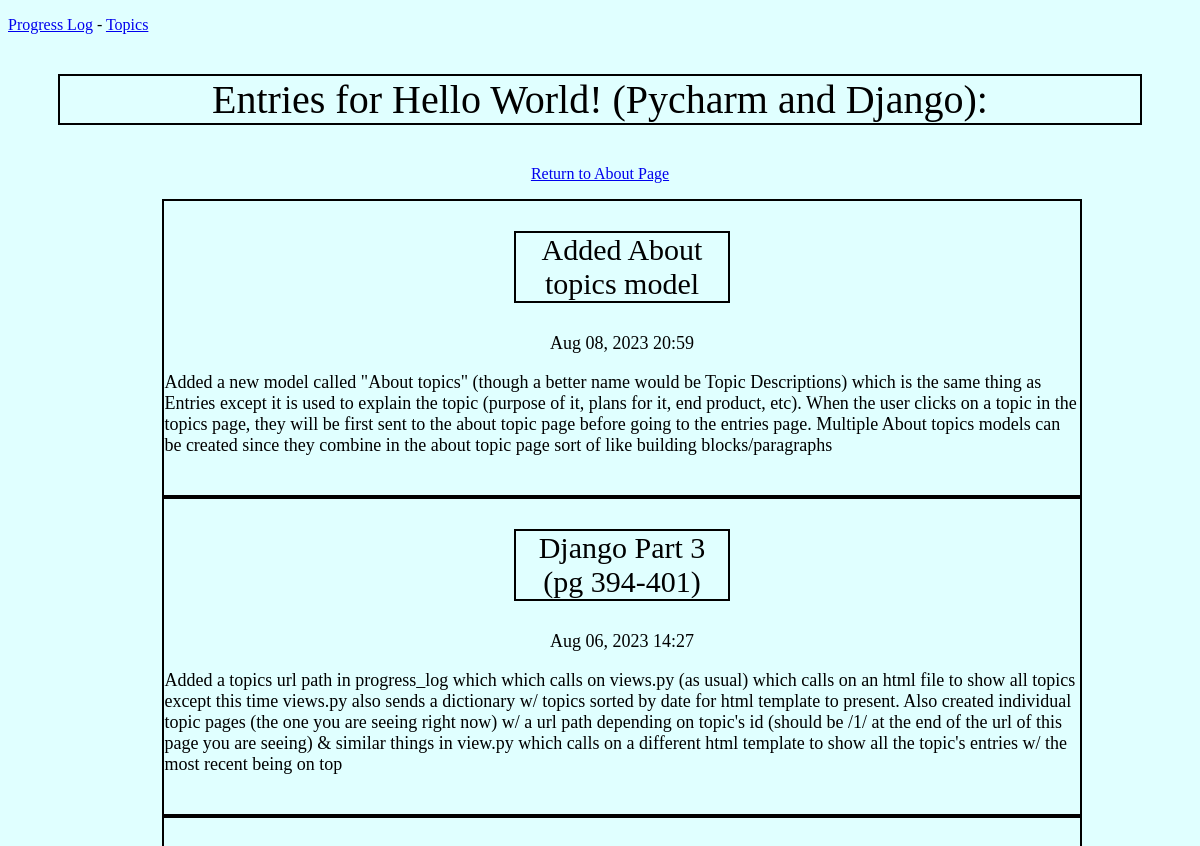
The page /topics/1/ (upper part) on the database as committed earlier.
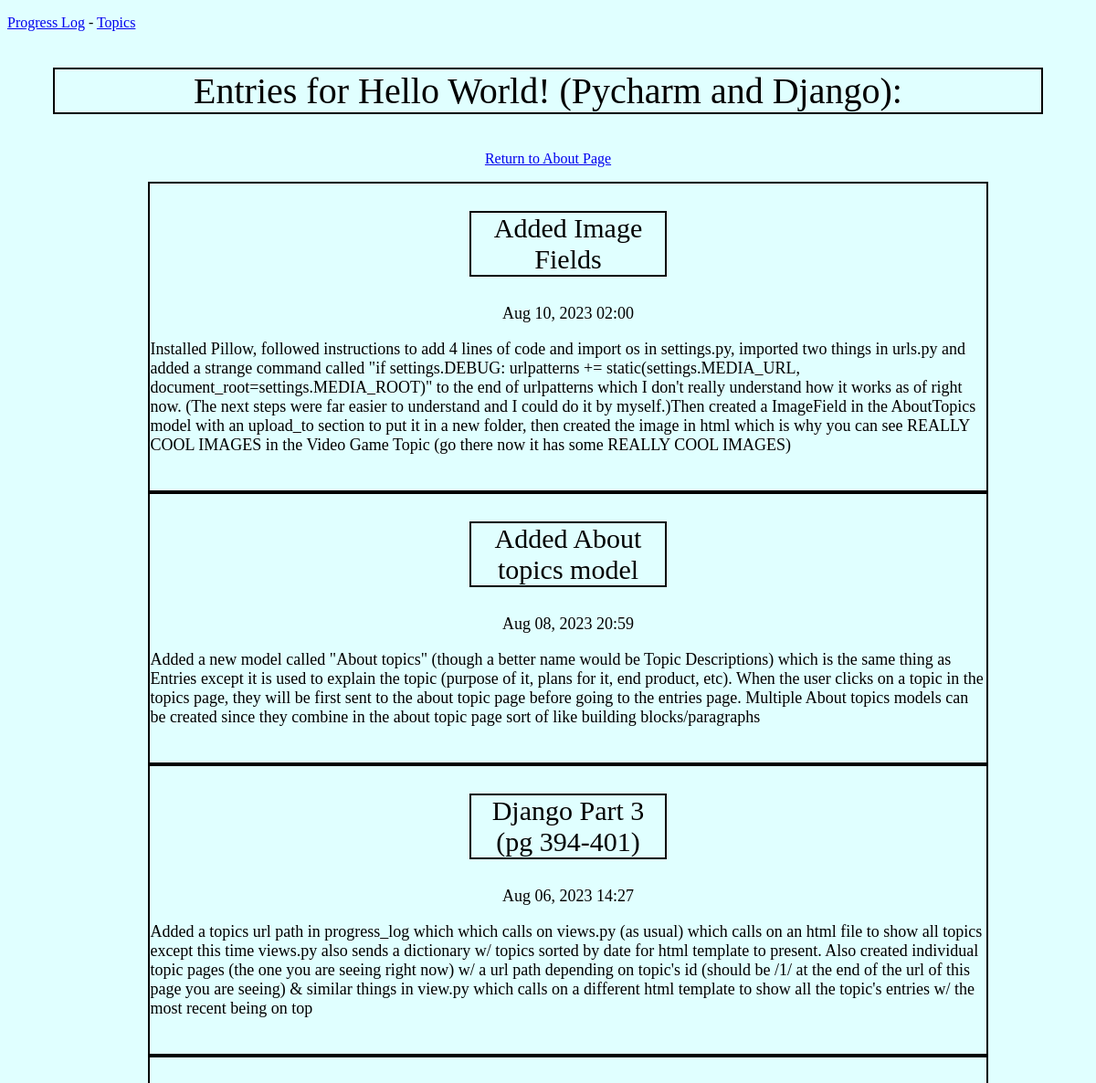
The same page on the database as committed later.
### progress_log/models.py (models this page shows, shortened)
class Entry(models.Model):
    topic = models.ForeignKey(Topic, on_delete=models.CASCADE)
    title = models.CharField(max_length=200, default=Topic.__name__)    # My own personal addition while doing python book's tutorial :)
    image = models.ImageField(null=True, blank=True, upload_to='images/')
    text = models.TextField()
    date_added = models.DateTimeField(auto_now_add=True)
    class Meta:
        verbose_name_plural = 'entries'

### progress_log/views.py (the view)
# urls.py: path('topics/<int:topic_id>/', views.topic, name='topic'),
def topic(request, topic_id):
    topic = Topic.objects.get(id=topic_id)
    entries = topic.entry_set.order_by('-date_added')   # Minus sign for reverse order (most recent shows up first)
    context = {'topic': topic, 'entries': entries}
    return render(request, 'progress_log/topic.html', context)

### progress_log/templates/progress_log/topic.html (shortened to what this page needs)
<!DOCTYPE html>
{% extends 'progress_log/base.html' %}
  {% block content %}
  <p class="page_title">Entries for {{topic.text}}:</p>
  <p style="text-align:center"><a href="{% url 'progress_log:topic' topic.id %}about" >Return to About Page</a></p>
  <ul>
    {% for entry in entries %}
      <div class="body_text">
        <p class="section_title">{{entry.title}}</p>
        <p style="text-align:center">{{entry.date_added|date:'M d, Y H:i'}}</p>
        <p>{{entry.text|linebreaks}}</p>
        <br>
      </div>
      {% empty %}
        <li>There are no entries for this topic yet</li>
    {% endfor %}
  </ul>
  {% endblock content %}

Rows that differ between the two databases and show on the page:
added Entry: title "Added Image Fields", date_added "Aug 10, 2023 02:00", text "Installed Pillow, followed instructions to add 4 lines of code and import os in settings.py, imported two things in urls.py and added a strange command called \"if settings.DEBUG: urlpatterns += static(settings.MEDIA_URL, document_root=settings.MEDIA_ROOT)\" to the end of urlpatterns which I don't really understand how it works as of right now. (The next steps were far easier to understand and I could do it by myself.)Then created a ImageField in the AboutTopics model with an upload_to section to put it in a new folder, then created the image in html which is why you can see REALLY COOL IMAGES in the Video Game Topic (go there now it has some REALLY COOL IMAGES)"
